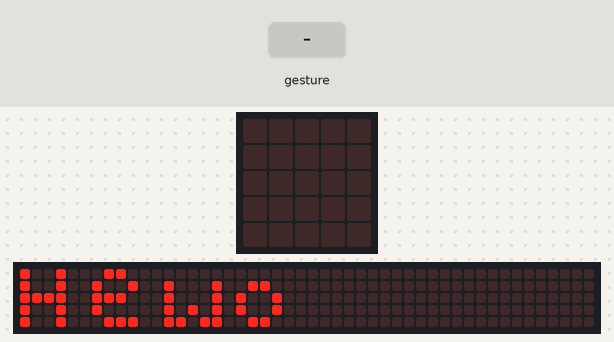
Bench run of a program on a simulated BBC micro:bit (MakeCode). Parts: the board's 5×5 LED display, a strip that is not on the board, showing the scrolling text unrolled. Inputs (shaded band) come from the test bench. Random numbers come from a fixed seed; a tilt is held for 1.5 s and a shake lasts 1 s, then the board lies face up again; the 48×5 strip is a reading aid, not a part: it shows the text the display is scrolling, unrolled, one strip-width of it at a time.

Above: at 4.1 s.
5.8 s: gesture 'shake'
At 6.8 s:
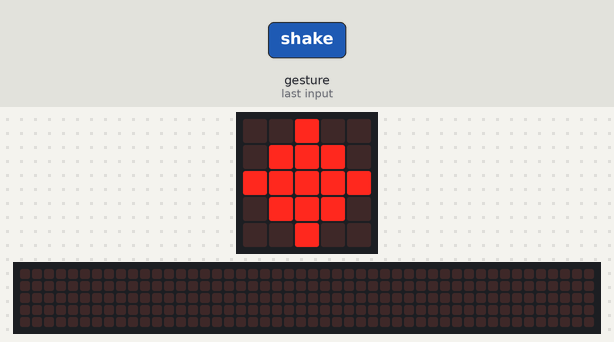
7.5 s: gesture 'shake'
At 8.1 s:
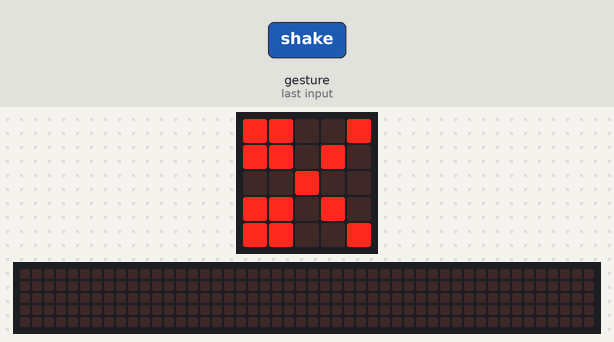
Timing chart, 0 to 10.5 s (numbered marks = the images above; inputs shaded):
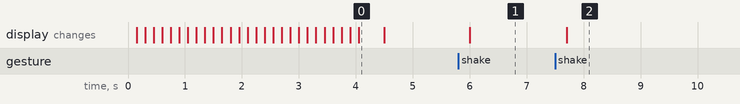

The program:

main.ts
```typescript
input.onGesture(Gesture.Shake, function () {
    Mão = randint(1, 3)
    if (Mão == 1) {
        basic.showLeds(`
            . . # . .
            . # # # .
            # # # # #
            . # # # .
            . . # . .
            `)
    } else if (Mão == 2) {
        basic.showLeds(`
            . # # # .
            . # # # .
            . # # # .
            . # # # .
            . # # # .
            `)
    } else if (Mão == 3) {
        basic.showLeds(`
            # # . . #
            # # . # .
            . . # . .
            # # . # .
            # # . . #
            `)
    }
})
let Mão = 0
basic.showString("Hewo")
```

test.ts
```typescript
// testes vão aqui; isto não será compilado quando este pacote for usado como uma extensão.
```

Measured:
- after the input at 5.8 s, the display: changes after 0.20 s (image 1)
- after the input at 7.5 s, the display: changes after 0.20 s (image 2)
- what the display in image 0 shows lasts 0.4 s, from 4.1 s to 4.5 s
